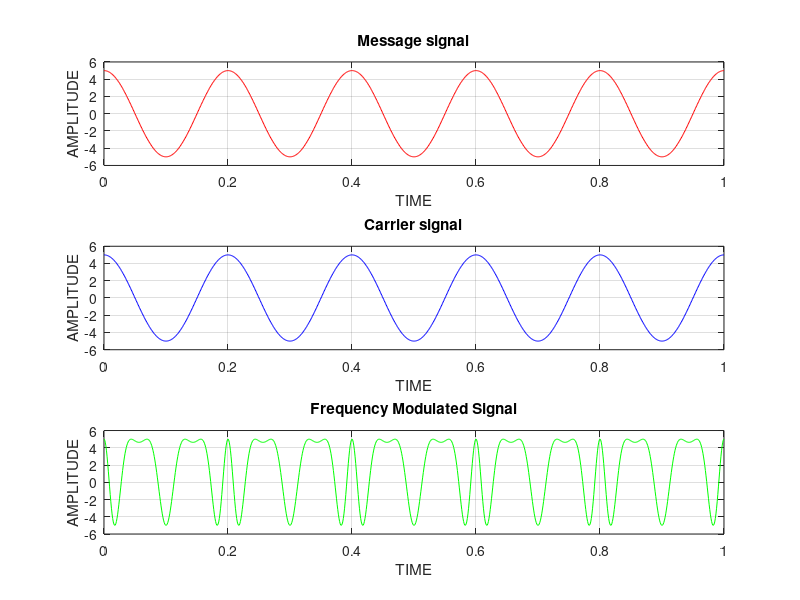

The MATLAB source for this figure:
clc;
clear all;
t=0:0.001:1;
am=input('Enter the value of am');
fm=input('Enter the value of fm');
mp=input('enter the value of mf');
ac=input('enter the value of ac');
fc=input('enter the value of fc');
x=am*cos(2*pi*fm*t);
subplot(3,1,1)
plot(t,x,'r')
title('Message signal')
xlabel('TIME')
ylabel('AMPLITUDE')
grid on
c=ac*cos(2*pi*fc*t);
subplot(3,1,2)
plot(t,c,'b')
title('Carrier signal')
xlabel('TIME')
ylabel('AMPLITUDE')
grid on
ffm=ac*cos((2*pi*t*fc)+mp*sin(2*pi*fm*t));
subplot(3,1,3)
plot(t,ffm,'g')
title('Frequency Modulated Signal')
xlabel('TIME')
ylabel('AMPLITUDE')
grid on


